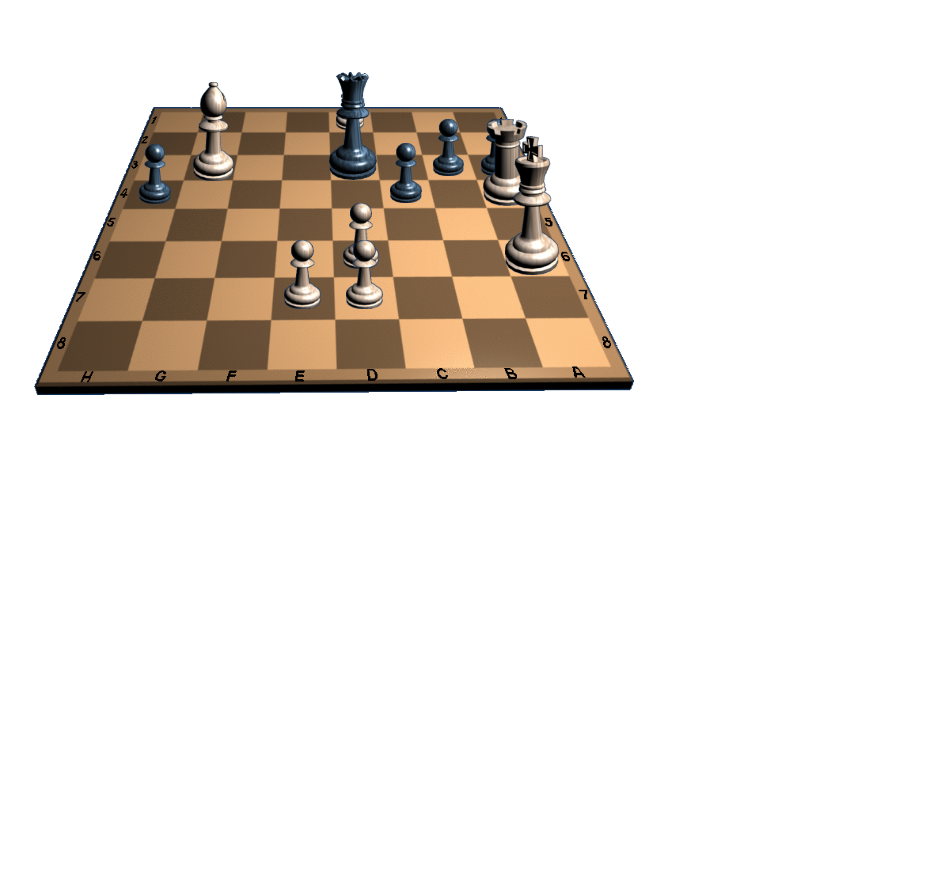
#> input picture tst_0.png, 929 x 883 px, given in place of tst_r_0.png, which was not available
$ python AdjustChessboardPicture.py
#> lines starting #> are read from the running program, lines starting #| are printed output that depends on the picture; after the words box and inside, x2 and y2 are one past the last pixel; in counts of white or black regions, pixels touching at a corner belong together; pictures that were not available may be replaced by others from this repository, and a replacement may not be noted
import cv2
import numpy as np
from random import randint

width = 800
height = 600
heightafter = 400

def find_random_parameters(gray):
    p1 = randint(80,100)
    p2 = randint(80,100)
    p3 = randint(100,400)
    p4 = randint(100,400)
    edges = cv2.Canny(gray,p1,p2,apertureSize = 3)
    lines = cv2.HoughLines(edges,1,np.pi/p3,p4)
    print(f'Parameters selected: {p1} {p1} {p3} {p4}')
    return lines

def calculateLineParameters(rho, theta):
    a = np.cos(theta)
    b = np.sin(theta)
    x0 = a*rho
    y0 = b*rho
    x1 = int(x0 + 1000*(-b))
    y1 = int(y0 + 1000*(a))
    x2 = int(x0 - 1000*(-b))
    y2 = int(y0 - 1000*(a))
    return (x1,y1,x2,y2)

def addLineToImage(img, rho, theta, color):
    (x1,y1,x2,y2) = calculateLineParameters(rho, theta)
    cv2.line(img,(x1,y1),(x2,y2),color ,2)

def find_lines_on_chessboard(img):
    gray = cv2.cvtColor(img, cv2.COLOR_BGR2GRAY)

    number_of_lines = 0

    lines = []
    while number_of_lines < 50 or number_of_lines > 80:
        lines = find_random_parameters(gray)
        number_of_lines = len(lines) if lines is not None else 0
        print(f'Looking for right number of lines: {number_of_lines}')

    print(f'Done -----------------------------------------------------------------------------------')
    return lines

def find_limit_lines_on_chessboard(img):
    lines = find_lines_on_chessboard(img)

    yMin = height
    yMax = 0
    xMin = height
    xMax = 0

    xMinLine = (0,0)
    xMaxLine = (0,0)
    yMinLine = (0,0)
    yMaxLine = (0,0)


    for line in lines:
        for rho,theta in line:
            (x1,y1,x2,y2) = calculateLineParameters(rho, theta)
            if  theta < 0.7 or theta > 2.5 :
                if min(x1,x2) < xMin:
                    xMin = min(x1,x2)
                    xMinLine = rho, theta
                if max(x1,x2) > xMax:
                    xMax = max(x1,x2)
                    xMaxLine = rho, theta
            if  theta > 1.55 and theta < 1.58 :
                if min(y1,y2) < yMin:
                    yMin = min(y1,y2)
                    yMinLine = rho, theta
                if max(y1,y2) > yMax:
                    yMax = max(y1,y2)
                    yMaxLine = rho, theta

    print(f'xMin {xMin} yMin {yMin} xMax {xMax} yMax {yMax}')
    return (xMinLine, xMaxLine, yMinLine, yMaxLine)

def line_intersection(line1, line2):
    xdiff = (line1[0][0] - line1[1][0], line2[0][0] - line2[1][0])
    ydiff = (line1[0][1] - line1[1][1], line2[0][1] - line2[1][1])

    def det(a, b):
        return a[0] * b[1] - a[1] * b[0]

    div = det(xdiff, ydiff)
    if div == 0:
       raise Exception('lines do not intersect')

    d = (det(*line1), det(*line2))
    x = det(d, xdiff) / div
    y = det(d, ydiff) / div
    if x < 0:
        x = 0
    if x > width:
        x = width
    if y < 0:
        y = 0
    if y > height:
        y = height
    return x, y

def get_corners(xMinLine, xMaxLine, yMinLine, yMaxLine):
    line1 = np.zeros((2,2))
    line2 = np.zeros((2,2))
    (line1[0][0],line1[0][1],line1[1][0],line1[1][1]) = calculateLineParameters(xMinLine[0], xMinLine[1])
    (line2[0][0],line2[0][1],line2[1][0],line2[1][1]) = calculateLineParameters(yMinLine[0], yMinLine[1])
    (x1,y1) = line_intersection(line1, line2)

    (line1[0][0],line1[0][1],line1[1][0],line1[1][1]) = calculateLineParameters(xMaxLine[0], xMaxLine[1])
    (line2[0][0],line2[0][1],line2[1][0],line2[1][1]) = calculateLineParameters(yMinLine[0], yMinLine[1])
    (x2,y2) = line_intersection(line1, line2)

    (line1[0][0],line1[0][1],line1[1][0],line1[1][1]) = calculateLineParameters(xMinLine[0], xMinLine[1])
    (line2[0][0],line2[0][1],line2[1][0],line2[1][1]) = calculateLineParameters(yMaxLine[0], yMaxLine[1])
    (x3,y3) = line_intersection(line1, line2)

    (line1[0][0],line1[0][1],line1[1][0],line1[1][1]) = calculateLineParameters(xMaxLine[0], xMaxLine[1])
    (line2[0][0],line2[0][1],line2[1][0],line2[1][1]) = calculateLineParameters(yMaxLine[0], yMaxLine[1])
    (x4,y4) = line_intersection(line1, line2)

    print(f'corners {x1},{y1}  {x2},{y2}  {x3},{y3}  {x4},{y4}  ')
    return ([x1 - 15,y1-15],[x2 + 15,y2 - 15],[x3 - 15,y3 + 15],[x4 + 15,y4 + 15])
    #return ([x1 ,y1],[x2,y2],[x3,y3],[x4,y4])

img = cv2.imread('tst_r_0.png')
#> img is the input picture: shape (883, 929, 3); mean B, G, R 225.6, 230.6, 235.6
img = cv2.resize(img, (width,height))
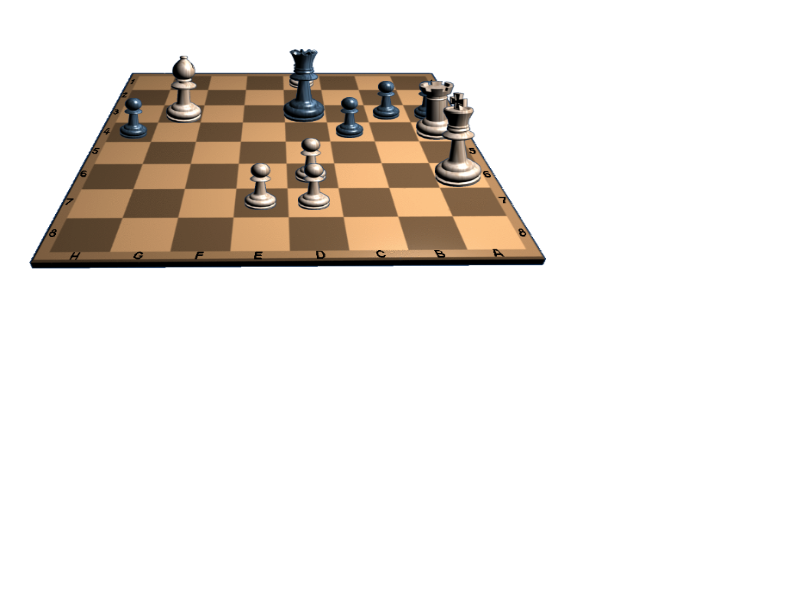
#> img: shape (600, 800, 3); mean B, G, R 225.6, 230.6, 235.6
(xMinLine, xMaxLine, yMinLine, yMaxLine) = find_limit_lines_on_chessboard(img)
#> in find_lines_on_chessboard, `gray = cv2.cvtColor(img, cv2.COLOR_BGR2GRAY)`:
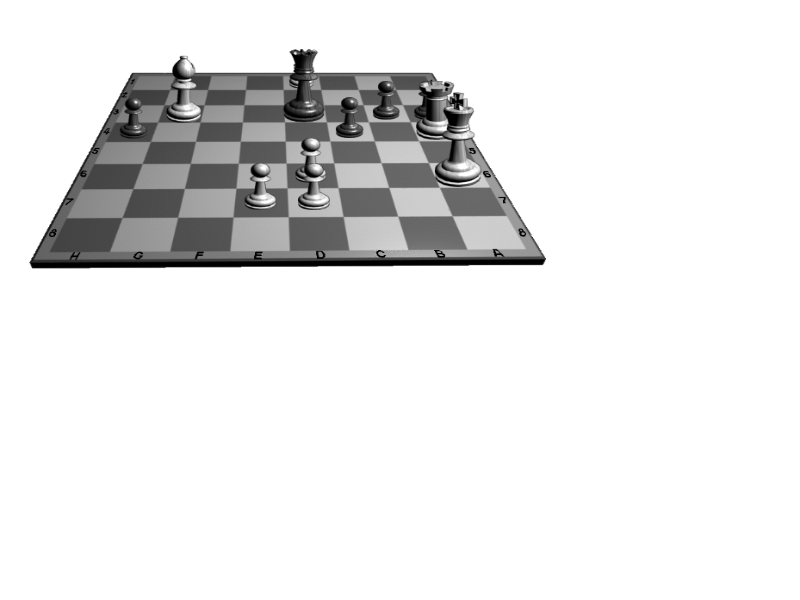
#> gray: shape (600, 800); min 0, max 255, mean 231.5
#> the loop in find_lines_on_chessboard, `while number_of_lines < 50 or number_of_lines > 80:` made 64 passes
#> number_of_lines on passes 1, 2, 3, 4, 5, 6, 8, 9, 10, 11, 12, 13: 6, 5, 14, 16, 0, 26, 7, 0, 11, 7, 0, 38
#> (lines, number_of_lines) on passes 7, 16, 19, 20, 32, 34: ([[218, 1.57]], 1), ([[263, 1.56]], 1), ([[263, 1.56]], 1), ([[141, 1.57]], 1), ([[263, 1.56], [260, 1.56], [253, 1.56], [269, 1.56]], 4), ([[218, 1.57]], 1)
#| Looking for right number of lines: 6
#| Looking for right number of lines: 5
#| Looking for right number of lines: 14
#| Looking for right number of lines: 16
#| Looking for right number of lines: 0
#| Looking for right number of lines: 26
#| Looking for right number of lines: 1
#| Looking for right number of lines: 7
#> (further printed lines are left out)
#> pass 1, in find_random_parameters, `edges = cv2.Canny(gray,p1,p2,apertureSize = 3)`:
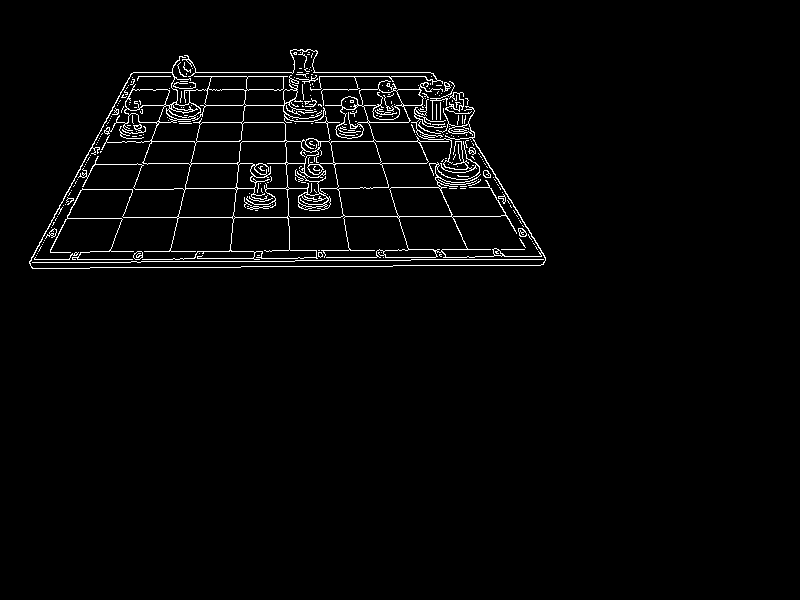
#> edges: shape (600, 800); 2.4% white in thin lines or dots, all inside (x1, y1, x2, y2) = (29, 49, 546, 269)
#> in find_limit_lines_on_chessboard, `lines = find_lines_on_chessboard(img)`: lines = 61 rows, first 8: [218, 1.57], [259, 1.57], [262, 1.57], [252, 1.57], [268, 1.57], [257, 1.58], [189, 1.57], [263, 1.56]
#> the loop in find_limit_lines_on_chessboard, `for line in lines:` made 61 passes
#> line on passes 1 to 12: [[218, 1.57]], [[259, 1.57]], [[262, 1.57]], [[252, 1.57]], [[268, 1.57]], [[257, 1.58]], [[189, 1.57]], [[263, 1.56]], [[258, 1.58]], [[216, 1.58]], [[142, 1.57]], [[164, 1.57]]
#> after the loop in find_limit_lines_on_chessboard, `for line in lines:`: xMax = 806; xMaxLine = (-328, 2.59); xMin = -347; xMinLine = (151, 0.5); yMax = 284; yMaxLine = (271, 1.56); yMin = 66; yMinLine = (71, 1.58)
#| xMin -347 yMin 66 xMax 806 yMax 284
#> xMinLine = (151, 0.5); xMaxLine = (-328, 2.59); yMinLine = (71, 1.58); yMaxLine = (271, 1.56)
corners = get_corners(xMinLine, xMaxLine, yMinLine, yMaxLine)
#> corners = ([118.3, 56.1], [446, 57.44], [9.34, 285.2], [564.5, 278.1])
pts1 = np.float32([corners[0],corners[1],corners[2],corners[3]])
#> pts1 = [[118.3, 56.1], [446, 57.44], [9.34, 285.2], [564.5, 278.1]]
pts2 = np.float32([[0,0],[width,0],[0,heightafter],[width,heightafter]])

M = cv2.getPerspectiveTransform(pts1,pts2)
#> M = [[2.83, 1.35, -410.7], [-0.0145, 3.55, -197.5], [-0.000103, 0.00364, 1]]
dst = cv2.warpPerspective(img,M,(width,heightafter))
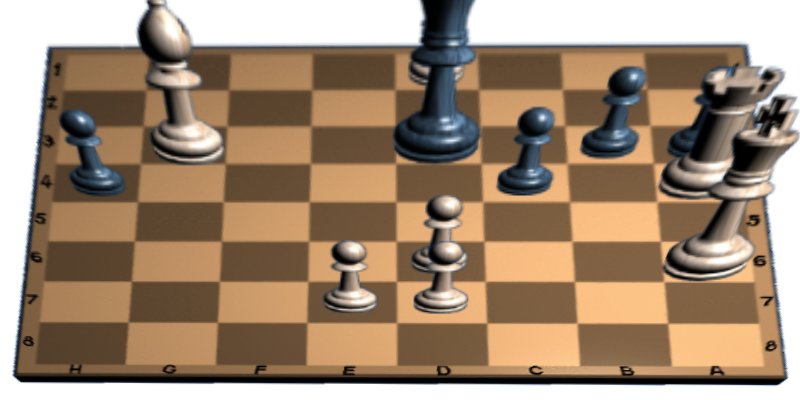
#> dst: shape (400, 800, 3); mean B, G, R 115.7, 138, 160.7

cv2.imshow('Corner', dst)

img = cv2.imread('tst_0.png')
img = cv2.resize(img, (width,height))
(xMinLine, xMaxLine, yMinLine, yMaxLine) = find_limit_lines_on_chessboard(img)
#> the loop in find_lines_on_chessboard (call 2), `while number_of_lines < 50 or number_of_lines > 80:` made 3 passes
#> number_of_lines on passes 1 to 3: 39, 5, 60
#| Looking for right number of lines: 39
#| Looking for right number of lines: 5
#| Looking for right number of lines: 60
#> in find_limit_lines_on_chessboard (call 2), `lines = find_lines_on_chessboard(img)`: lines = 60 rows, first 8: [260, 1.56], [219, 1.56], [263, 1.56], [268, 1.56], [190, 1.56], [252, 1.56], [150, 0.496], [165, 1.56]
#> the loop in find_limit_lines_on_chessboard (call 2), `for line in lines:` made 60 passes
#> line on passes 14 to 25: [[267, 1.55]], [[120, 1.58]], [[254, 1.58]], [[107, 1.56]], [[258, 1.58]], [[261, 1.58]], [[-334, 2.6]], [[138, 1.58]], [[161, 1.58]], [[215, 1.58]], [[91, 1.56]], [[-316, 2.84]]
#> line on passes 1 to 6: [[260, 1.56]], [[219, 1.56]], [[263, 1.56]], [[268, 1.56]], [[190, 1.56]], [[252, 1.56]]
#| xMin -344 yMin 62 xMax 806 yMax 275
corners = get_corners(xMinLine, xMaxLine, yMinLine, yMaxLine)
pts1 = np.float32([corners[0],corners[1],corners[2],corners[3]])
pts2 = np.float32([[0,0],[width,0],[0,heightafter],[width,heightafter]])

M = cv2.getPerspectiveTransform(pts1,pts2)
dst = cv2.warpPerspective(img,M,(width,heightafter))
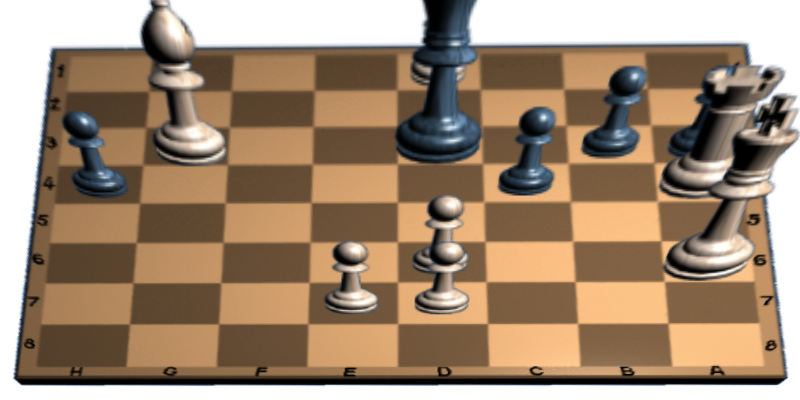
#> dst: shape (400, 800, 3); mean B, G, R 115.7, 138, 160.7

gray = cv2.cvtColor(dst, cv2.COLOR_BGR2GRAY)
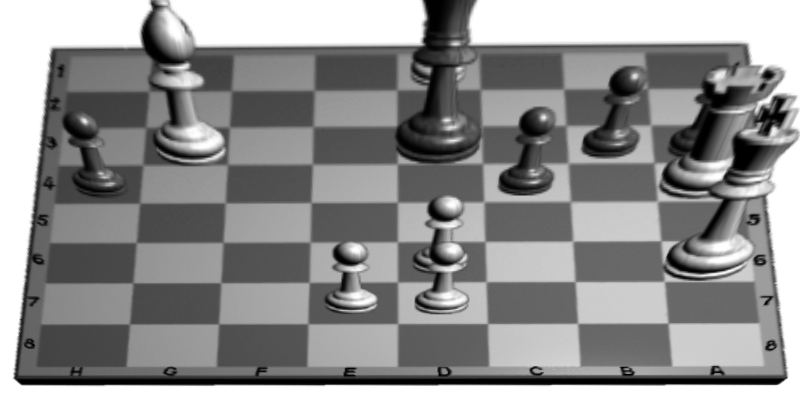
#> gray: shape (400, 800); min 0, max 255, mean 142.3

cv2.imshow('Corner1', dst)

cv2.waitKey(0)
